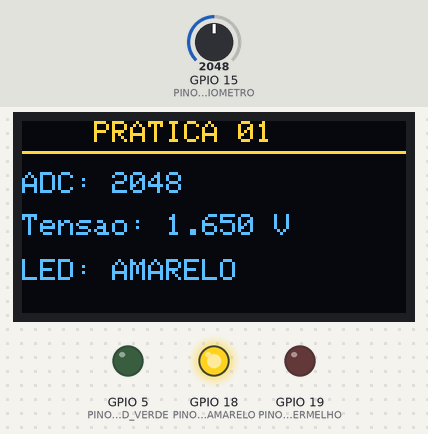
The sketch below on a simulated ESP32. On the bench: 128×64 one-colour display, output pins drawn as LEDs (lit = HIGH). The test bench sets the inputs (shaded band); at power-on: GPIO 15 (PINO_POTENCIOMETRO) = 2048 (analog values on the 0–4095 scale). The OLED is the two-colour kind (top 16 rows yellow); what the sketch prints to the serial monitor is not drawn.

Above: at 2.7 s.
2.8 s: GPIO 15 (PINO_POTENCIOMETRO) set to 2479
At 3.3 s:
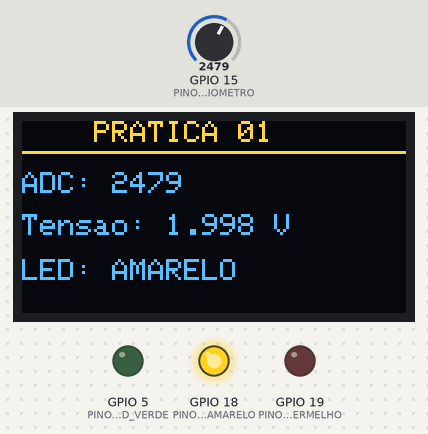
4.4 s: GPIO 15 (PINO_POTENCIOMETRO) set to 2573
At 5.1 s:
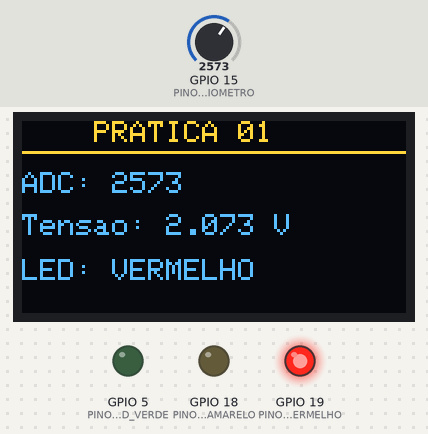
6.0 s: GPIO 15 (PINO_POTENCIOMETRO) set to 2460
At 7.0 s:
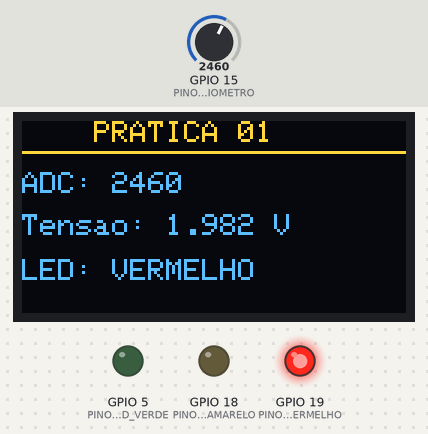
7.6 s: GPIO 15 (PINO_POTENCIOMETRO) set to 2386
At 8.8 s:
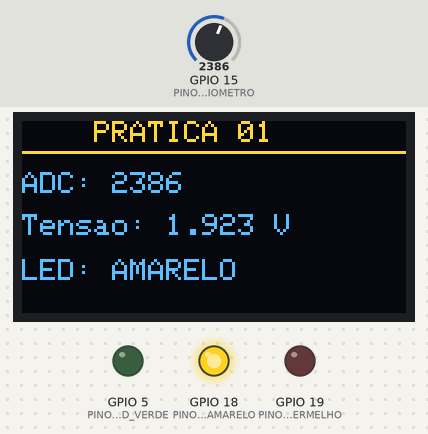
9.2 s: GPIO 15 (PINO_POTENCIOMETRO) set to 1863
At 10.1 s:
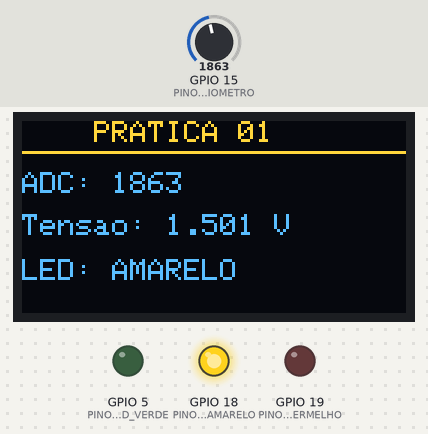
10.7 s: GPIO 15 (PINO_POTENCIOMETRO) set to 1764
At 11.9 s:
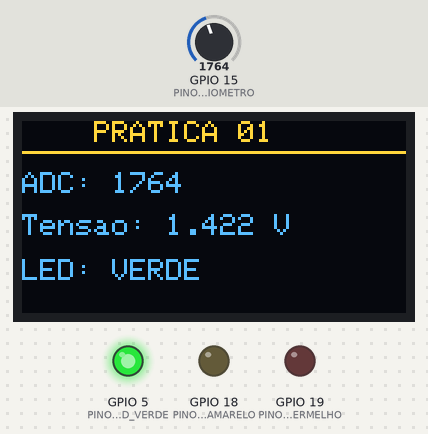
Timing chart, 0 to 13.3 s (numbered marks = the images above; inputs shaded):
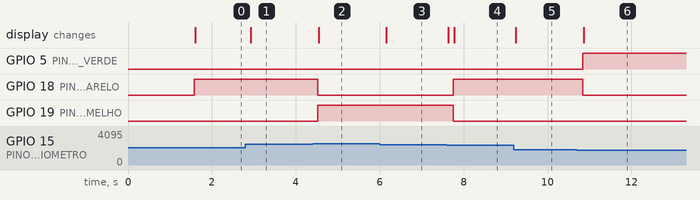

The sketch:

pratica01-entrada-analogica.ino
```cpp
#include <Wire.h>
#include <Adafruit_GFX.h>
#include <Adafruit_SSD1306.h>

// =====================================================
// PRATICA 01 - ENTRADA ANALOGICA COM ESP32
// VERSAO APRIMORADA
//
// Recursos:
// - Potenciometro como entrada analogica
// - ADC de 12 bits
// - 3 LEDs como saidas digitais
// - Display OLED I2C
// - Media de leituras para reduzir ruido
// - Histerese para evitar troca de LED no limite
// =====================================================


// =====================================================
// 1. PINOS DA MONTAGEM
// =====================================================

// Potenciometro
const int PINO_POTENCIOMETRO = 15;

// LEDs
const int PINO_LED_VERDE = 5;
const int PINO_LED_AMARELO = 18;
const int PINO_LED_VERMELHO = 19;

// OLED I2C
const int PINO_SDA = 21;
const int PINO_SCL = 22;


// =====================================================
// 2. DISPLAY OLED
// =====================================================

#define SCREEN_WIDTH 128
#define SCREEN_HEIGHT 64
#define OLED_RESET -1

Adafruit_SSD1306 display(
  SCREEN_WIDTH,
  SCREEN_HEIGHT,
  &Wire,
  OLED_RESET
);

bool display_funcionando = false;


// =====================================================
// 3. ADC E TENSAO
// =====================================================

// ADC de 12 bits:
// 2^12 = 4096 valores
// de 0 ate 4095
const int VALOR_MAXIMO_ADC = 4095;

// Tensao utilizada na pratica
const float TENSAO_REFERENCIA_V = 3.3;


// =====================================================
// 4. FILTRO DE MEDIA
// =====================================================
//
// Em vez de usar apenas uma leitura do ADC,
// fazemos varias leituras e calculamos a media.
//
// Isso reduz pequenas oscilacoes provocadas por ruido.
//

const int NUMERO_AMOSTRAS = 10;


// =====================================================
// 5. LIMITES ORIGINAIS DA PRATICA
// =====================================================
//
// Originalmente:
//
// ate 0,50 V       -> apagado
// 0,50 a 1,50 V    -> verde
// 1,50 a 2,00 V    -> amarelo
// acima de 2,00 V   -> vermelho
//
// A histerese cria uma pequena margem ao redor
// desses pontos.
// =====================================================


// -----------------------------------------------------
// APAGADO <-> VERDE
// -----------------------------------------------------

const float ENTRA_VERDE_V = 0.55;
const float VOLTA_APAGADO_V = 0.45;


// -----------------------------------------------------
// VERDE <-> AMARELO
// -----------------------------------------------------

const float ENTRA_AMARELO_V = 1.55;
const float VOLTA_VERDE_V = 1.45;


// -----------------------------------------------------
// AMARELO <-> VERMELHO
// -----------------------------------------------------

const float ENTRA_VERMELHO_V = 2.05;
const float VOLTA_AMARELO_V = 1.95;


// =====================================================
// 6. ESTADOS POSSIVEIS
// =====================================================

enum EstadoLed {
  APAGADO,
  VERDE,
  AMARELO,
  VERMELHO
};

EstadoLed estado_atual = APAGADO;


// =====================================================
// 7. VARIAVEIS DE MEDICAO
// =====================================================

int leitura_adc = 0;

float tensao_v = 0.0;


// =====================================================
// 8. LE O ADC FAZENDO MEDIA
// =====================================================

int lerAdcComMedia() {

  long soma = 0;

  for (int i = 0; i < NUMERO_AMOSTRAS; i++) {

    soma += analogRead(PINO_POTENCIOMETRO);

    delay(2);
  }

  return soma / NUMERO_AMOSTRAS;
}


// =====================================================
// 9. CONVERTE ADC PARA TENSAO
// =====================================================

float converterAdcParaTensao(int valor_adc) {

  return
    (valor_adc * TENSAO_REFERENCIA_V)
    / VALOR_MAXIMO_ADC;
}


// =====================================================
// 10. APAGA TODOS OS LEDs
// =====================================================

void apagarTodosOsLeds() {

  digitalWrite(PINO_LED_VERDE, LOW);
  digitalWrite(PINO_LED_AMARELO, LOW);
  digitalWrite(PINO_LED_VERMELHO, LOW);
}


// =====================================================
// 11. RETORNA O NOME DO ESTADO
// =====================================================

const char* nomeEstado() {

  switch (estado_atual) {

    case APAGADO:
      return "APAGADO";

    case VERDE:
      return "VERDE";

    case AMARELO:
      return "AMARELO";

    case VERMELHO:
      return "VERMELHO";
  }

  return "ERRO";
}


// =====================================================
// 12. CONTROLE COM HISTERESE
// =====================================================
//
// A histerese usa limites diferentes para subir
// e para descer.
//
// Exemplo:
//
// AMARELO -> VERMELHO:
// somente acima de 2,05 V
//
// VERMELHO -> AMARELO:
// somente abaixo de 1,95 V
//
// Entre 1,95 e 2,05 V:
// mantem o estado anterior.
// =====================================================

void atualizarEstadoComHisterese() {

  switch (estado_atual) {


    // -------------------------------------------------
    // ESTADO APAGADO
    // -------------------------------------------------

    case APAGADO:

      // Se o potenciometro ja estiver alto,
      // permite ir diretamente para o estado correto.

      if (tensao_v > ENTRA_VERMELHO_V) {

        estado_atual = VERMELHO;
      }

      else if (tensao_v > ENTRA_AMARELO_V) {

        estado_atual = AMARELO;
      }

      else if (tensao_v > ENTRA_VERDE_V) {

        estado_atual = VERDE;
      }

      break;


    // -------------------------------------------------
    // ESTADO VERDE
    // -------------------------------------------------

    case VERDE:

      if (tensao_v > ENTRA_VERMELHO_V) {

        estado_atual = VERMELHO;
      }

      else if (tensao_v > ENTRA_AMARELO_V) {

        estado_atual = AMARELO;
      }

      else if (tensao_v < VOLTA_APAGADO_V) {

        estado_atual = APAGADO;
      }

      break;


    // -------------------------------------------------
    // ESTADO AMARELO
    // -------------------------------------------------

    case AMARELO:

      if (tensao_v > ENTRA_VERMELHO_V) {

        estado_atual = VERMELHO;
      }

      else if (tensao_v < VOLTA_APAGADO_V) {

        estado_atual = APAGADO;
      }

      else if (tensao_v < VOLTA_VERDE_V) {

        estado_atual = VERDE;
      }

      break;


    // -------------------------------------------------
    // ESTADO VERMELHO
    // -------------------------------------------------

    case VERMELHO:

      // Se cair bastante, tambem permite ir
      // diretamente para estados inferiores.

      if (tensao_v < VOLTA_APAGADO_V) {

        estado_atual = APAGADO;
      }

      else if (tensao_v < VOLTA_VERDE_V) {

        estado_atual = VERDE;
      }

      else if (tensao_v < VOLTA_AMARELO_V) {

        estado_atual = AMARELO;
      }

      break;
  }
}


// =====================================================
// 13. ACENDE O LED CORRESPONDENTE
// =====================================================

void atualizarLeds() {

  apagarTodosOsLeds();

  switch (estado_atual) {

    case APAGADO:

      // Todos permanecem apagados.
      break;


    case VERDE:

      digitalWrite(
        PINO_LED_VERDE,
        HIGH
      );

      break;


    case AMARELO:

      digitalWrite(
        PINO_LED_AMARELO,
        HIGH
      );

      break;


    case VERMELHO:

      digitalWrite(
        PINO_LED_VERMELHO,
        HIGH
      );

      break;
  }
}


// =====================================================
// 14. PROCURA O OLED
// =====================================================

byte procurarOLED() {

  byte enderecos[] = {
    0x3C,
    0x3D
  };

  for (int i = 0; i < 2; i++) {

    Wire.beginTransmission(
      enderecos[i]
    );

    byte erro =
      Wire.endTransmission();

    if (erro == 0) {

      return enderecos[i];
    }
  }

  return 0;
}


// =====================================================
// 15. ATUALIZA O DISPLAY
// =====================================================

void atualizarDisplay() {

  if (!display_funcionando) {

    return;
  }

  display.clearDisplay();

  display.setTextColor(
    SSD1306_WHITE
  );

  display.setTextSize(1);


  // ---------------------------------------------------
  // TITULO
  // ---------------------------------------------------

  display.setCursor(24, 0);

  display.println(
    "PRATICA 01"
  );

  display.drawLine(
    0,
    10,
    127,
    10,
    SSD1306_WHITE
  );


  // ---------------------------------------------------
  // ADC
  // ---------------------------------------------------

  display.setCursor(0, 17);

  display.print("ADC: ");

  display.println(
    leitura_adc
  );


  // ---------------------------------------------------
  // TENSAO
  // ---------------------------------------------------

  display.setCursor(0, 31);

  display.print("Tensao: ");

  // Agora mostra 3 casas decimais.
  display.print(
    tensao_v,
    3
  );

  display.println(" V");


  // ---------------------------------------------------
  // LED
  // ---------------------------------------------------

  display.setCursor(0, 46);

  display.print("LED: ");

  display.println(
    nomeEstado()
  );


  display.display();
}


// =====================================================
// 16. MONITOR SERIAL
// =====================================================

void atualizarSerial() {

  Serial.print("ADC: ");

  Serial.print(
    leitura_adc
  );

  Serial.print(
    " | Tensao: "
  );

  Serial.print(
    tensao_v,
    3
  );

  Serial.print(
    " V | LED: "
  );

  Serial.println(
    nomeEstado()
  );
}


// =====================================================
// 17. SETUP
// =====================================================

void setup() {

  Serial.begin(115200);


  // ---------------------------------------------------
  // ADC
  // ---------------------------------------------------

  analogReadResolution(12);

  pinMode(
    PINO_POTENCIOMETRO,
    INPUT
  );


  // ---------------------------------------------------
  // LEDs
  // ---------------------------------------------------

  pinMode(
    PINO_LED_VERDE,
    OUTPUT
  );

  pinMode(
    PINO_LED_AMARELO,
    OUTPUT
  );

  pinMode(
    PINO_LED_VERMELHO,
    OUTPUT
  );

  apagarTodosOsLeds();


  // ---------------------------------------------------
  // I2C / OLED
  // ---------------------------------------------------

  Wire.begin(
    PINO_SDA,
    PINO_SCL
  );

  byte enderecoOLED =
    procurarOLED();


  if (enderecoOLED != 0) {

    Serial.print(
      "OLED encontrado em 0x"
    );

    Serial.println(
      enderecoOLED,
      HEX
    );


    display_funcionando =
      display.begin(
        SSD1306_SWITCHCAPVCC,
        enderecoOLED
      );


    if (display_funcionando) {

      display.clearDisplay();

      display.setTextColor(
        SSD1306_WHITE
      );

      display.setTextSize(1);


      display.setCursor(
        25,
        15
      );

      display.println(
        "PRATICA 01"
      );


      display.setCursor(
        8,
        35
      );

      display.println(
        "SISTEMA INICIADO"
      );


      display.display();

      delay(1500);
    }
  }

  else {

    Serial.println(
      "OLED nao encontrado."
    );

    Serial.println(
      "Os LEDs continuarao funcionando."
    );
  }
}


// =====================================================
// 18. LOOP PRINCIPAL
// =====================================================

void loop() {

  // ---------------------------------------------------
  // 1. LE O POTENCIOMETRO
  // ---------------------------------------------------

  leitura_adc =
    lerAdcComMedia();


  // ---------------------------------------------------
  // 2. CONVERTE PARA TENSAO
  // ---------------------------------------------------

  tensao_v =
    converterAdcParaTensao(
      leitura_adc
    );


  // ---------------------------------------------------
  // 3. DECIDE O ESTADO
  // ---------------------------------------------------

  atualizarEstadoComHisterese();


  // ---------------------------------------------------
  // 4. ATUALIZA AS SAIDAS
  // ---------------------------------------------------

  atualizarLeds();


  // ---------------------------------------------------
  // 5. MOSTRA NO OLED
  // ---------------------------------------------------

  atualizarDisplay();


  // ---------------------------------------------------
  // 6. MOSTRA NO MONITOR SERIAL
  // ---------------------------------------------------

  atualizarSerial();


  // ---------------------------------------------------
  // 7. PEQUENA PAUSA
  // ---------------------------------------------------

  delay(100);
}
```

Measured:
- the behaviour switches between 2543 and 2544 on GPIO 15 (PINO_POTENCIOMETRO) (found by bisection; images 1 and 2)
- the behaviour switches between 2420 and 2419 on GPIO 15 (PINO_POTENCIOMETRO) (found by bisection; images 3 and 4)
- the behaviour switches between 1800 and 1799 on GPIO 15 (PINO_POTENCIOMETRO) (found by bisection; images 5 and 6)
- after the input at 2.8 s, the display: changes after 0.13 s (image 1)
- after the input at 4.4 s, GPIO 18 (PINO_LED_AMARELO): HIGH → LOW after 0.12 s; GPIO 19 (PINO_LED_VERMELHO): LOW → HIGH after 0.12 s; the display: changes after 0.14 s (image 2)
- after the input at 6.0 s, the display: changes after 0.16 s (image 3)
- after the input at 7.6 s, GPIO 18 (PINO_LED_AMARELO): LOW → HIGH after 0.15 s; GPIO 19 (PINO_LED_VERMELHO): HIGH → LOW after 0.15 s; the display: first changes at once (image 4 shows a later state)
- after the input at 9.2 s, the display: changes after 0.05 s (image 5)
- after the input at 10.7 s, GPIO 5 (PINO_LED_VERDE): LOW → HIGH after 0.14 s; GPIO 18 (PINO_LED_AMARELO): HIGH → LOW after 0.14 s; the display: changes after 0.16 s (image 6)
